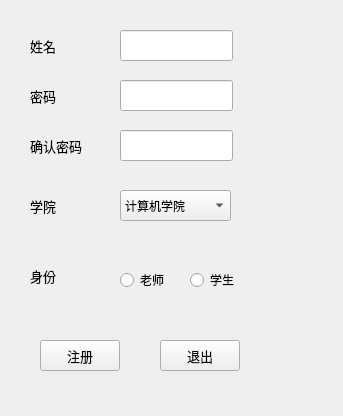
<?xml version="1.0" encoding="UTF-8"?>
<ui version="4.0">
 <class>UserRegister</class>
 <widget class="QWidget" name="UserRegister">
  <property name="geometry">
   <rect>
    <x>0</x>
    <y>0</y>
    <width>343</width>
    <height>416</height>
   </rect>
  </property>
  <property name="windowTitle">
   <string>Form</string>
  </property>
  <widget class="QLabel" name="label6">
   <property name="geometry">
    <rect>
     <x>30</x>
     <y>260</y>
     <width>41</width>
     <height>31</height>
    </rect>
   </property>
   <property name="font">
    <font>
     <pointsize>10</pointsize>
    </font>
   </property>
   <property name="text">
    <string>身份</string>
   </property>
  </widget>
  <widget class="QComboBox" name="comboBox">
   <property name="geometry">
    <rect>
     <x>120</x>
     <y>190</y>
     <width>111</width>
     <height>31</height>
    </rect>
   </property>
   <item>
    <property name="text">
     <string>计算机学院</string>
    </property>
   </item>
   <item>
    <property name="text">
     <string>商学院</string>
    </property>
   </item>
   <item>
    <property name="text">
     <string>数学科学学院</string>
    </property>
   </item>
   <item>
    <property name="text">
     <string>法学院</string>
    </property>
   </item>
   <item>
    <property name="text">
     <string>农学院</string>
    </property>
   </item>
   <item>
    <property name="text">
     <string>医学院</string>
    </property>
   </item>
  </widget>
  <widget class="QLineEdit" name="lineEdit_3">
   <property name="geometry">
    <rect>
     <x>120</x>
     <y>30</y>
     <width>113</width>
     <height>31</height>
    </rect>
   </property>
  </widget>
  <widget class="QLabel" name="label5">
   <property name="geometry">
    <rect>
     <x>30</x>
     <y>190</y>
     <width>41</width>
     <height>31</height>
    </rect>
   </property>
   <property name="font">
    <font>
     <pointsize>10</pointsize>
    </font>
   </property>
   <property name="text">
    <string>学院</string>
   </property>
  </widget>
  <widget class="QLabel" name="label_5">
   <property name="geometry">
    <rect>
     <x>30</x>
     <y>130</y>
     <width>81</width>
     <height>31</height>
    </rect>
   </property>
   <property name="font">
    <font>
     <pointsize>10</pointsize>
    </font>
   </property>
   <property name="text">
    <string>确认密码</string>
   </property>
  </widget>
  <widget class="QLabel" name="label_2">
   <property name="geometry">
    <rect>
     <x>30</x>
     <y>80</y>
     <width>41</width>
     <height>31</height>
    </rect>
   </property>
   <property name="font">
    <font>
     <pointsize>10</pointsize>
    </font>
   </property>
   <property name="text">
    <string>密码</string>
   </property>
  </widget>
  <widget class="QLineEdit" name="lineEdit_2">
   <property name="geometry">
    <rect>
     <x>120</x>
     <y>80</y>
     <width>113</width>
     <height>31</height>
    </rect>
   </property>
  </widget>
  <widget class="QLineEdit" name="lineEdit_7">
   <property name="geometry">
    <rect>
     <x>120</x>
     <y>130</y>
     <width>113</width>
     <height>31</height>
    </rect>
   </property>
  </widget>
  <widget class="QLabel" name="label3">
   <property name="geometry">
    <rect>
     <x>30</x>
     <y>30</y>
     <width>41</width>
     <height>31</height>
    </rect>
   </property>
   <property name="font">
    <font>
     <pointsize>10</pointsize>
    </font>
   </property>
   <property name="text">
    <string>姓名</string>
   </property>
  </widget>
  <widget class="QPushButton" name="quitButton">
   <property name="geometry">
    <rect>
     <x>160</x>
     <y>340</y>
     <width>80</width>
     <height>31</height>
    </rect>
   </property>
   <property name="font">
    <font>
     <pointsize>10</pointsize>
    </font>
   </property>
   <property name="text">
    <string>退出</string>
   </property>
  </widget>
  <widget class="QPushButton" name="RegisterResultButton">
   <property name="geometry">
    <rect>
     <x>40</x>
     <y>340</y>
     <width>80</width>
     <height>31</height>
    </rect>
   </property>
   <property name="font">
    <font>
     <pointsize>10</pointsize>
    </font>
   </property>
   <property name="text">
    <string>注册</string>
   </property>
  </widget>
  <widget class="QRadioButton" name="radioButton_3">
   <property name="geometry">
    <rect>
     <x>120</x>
     <y>270</y>
     <width>99</width>
     <height>20</height>
    </rect>
   </property>
   <property name="text">
    <string>老师</string>
   </property>
  </widget>
  <widget class="QRadioButton" name="radioButton_4">
   <property name="geometry">
    <rect>
     <x>190</x>
     <y>270</y>
     <width>99</width>
     <height>20</height>
    </rect>
   </property>
   <property name="text">
    <string>学生</string>
   </property>
  </widget>
 </widget>
 <resources/>
 <connections/>
</ui>
